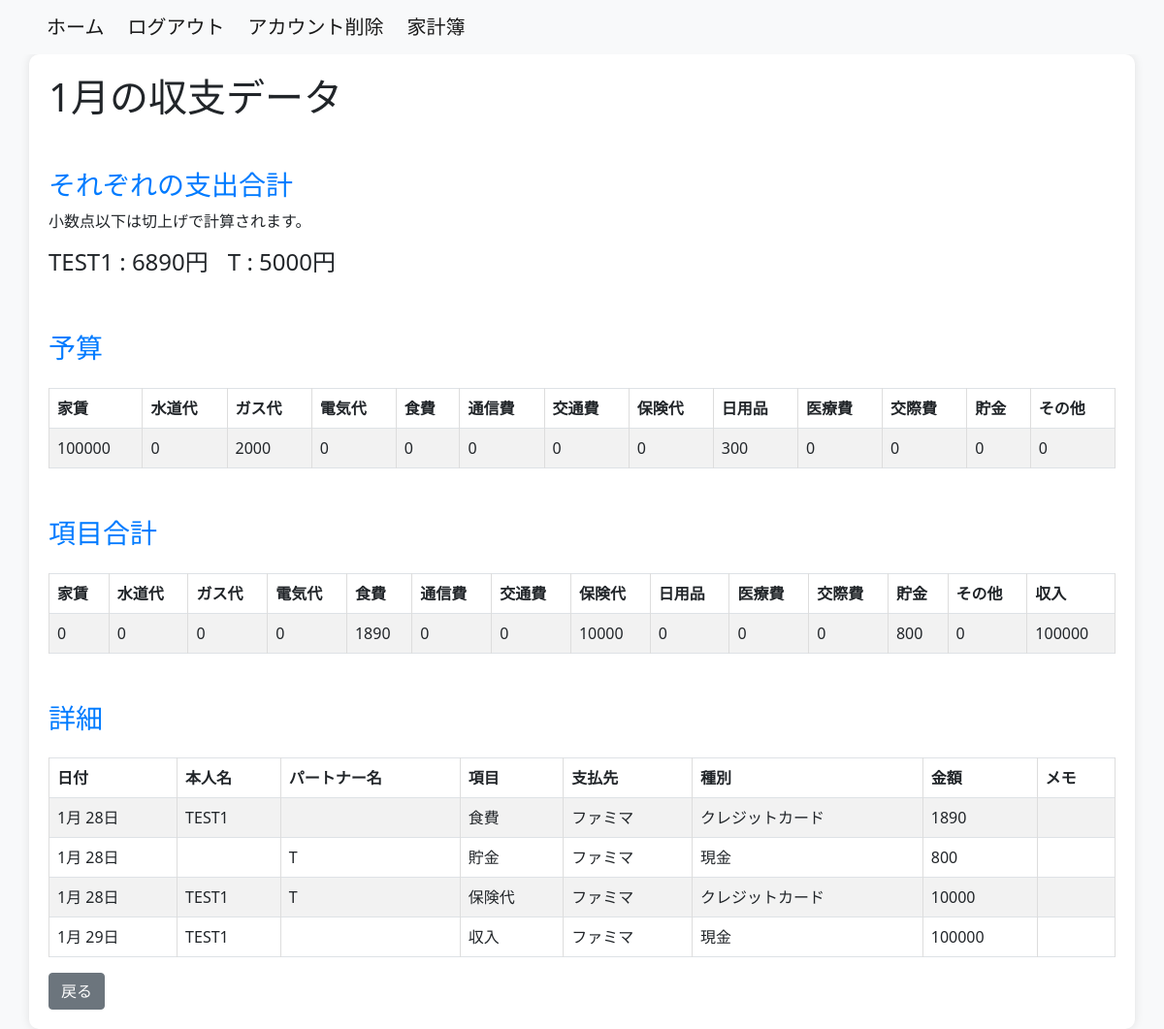
/household_budget/monthly_data/2024-1/ (signed in), run on an earlier commit of the app's database.
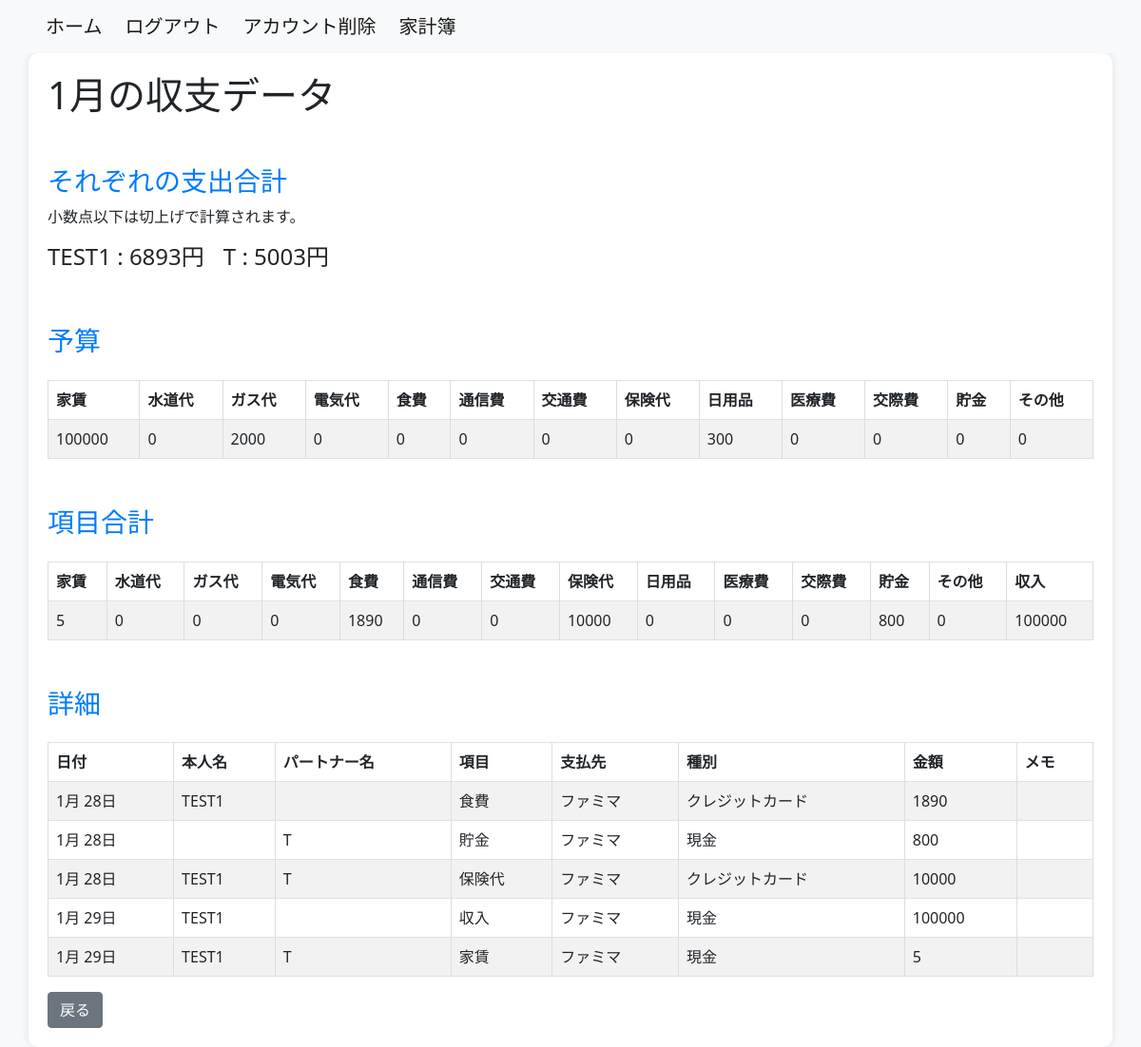
And on a later commit of the database.
### household_budget/models.py (models this page shows, shortened)
class Transaction(models.Model):
    user = models.ForeignKey(settings.AUTH_USER_MODEL, on_delete=models.CASCADE)
    event_date = models.DateField()
    name_1 = models.CharField(max_length=20, default='', null=True)
    name_2 = models.CharField(max_length=20, default='', null=True)
    category = models.ForeignKey(Category, on_delete=models.CASCADE)
    payment_type = models.ForeignKey(PaymentType, on_delete=models.CASCADE)
    vendor_name = models.ForeignKey(Vendor, on_delete=models.CASCADE, related_name='vendor_transactions')
    amount = models.IntegerField(default=0)
    memo = models.TextField(null=True)
    class Meta:
        db_table = 'transaction'
        ordering = ['event_date']

class Budget(models.Model):
    user = models.ForeignKey(settings.AUTH_USER_MODEL, on_delete=models.CASCADE)
    event_date = models.DateField(default=datetime.date.today)
    rent_budget = models.IntegerField(default=0)
    water_supply_budget = models.IntegerField(default=0)
    gas_budget = models.IntegerField(default=0)
    electricity_budget = models.IntegerField(default=0)
    food_expenses_budget = models.IntegerField(default=0)
    communication_expenses_budget = models.IntegerField(default=0)
    transportation_expenses_budget = models.IntegerField(default=0)
    insurance_fee_budget = models.IntegerField(default=0)
    daily_necessities_budget = models.IntegerField(default=0)
    medical_bills_budget = models.IntegerField(default=0)
    entertainment_expenses_budget = models.IntegerField(default=0)
    saving_budget = models.IntegerField(default=0)
    add_item_budget = models.IntegerField(default=0)
    class Meta:
        db_table = 'Budget'

class Category(models.Model):
    category_name = models.CharField(max_length=50)
    class Meta:
        db_table = 'category'

class Vendor(models.Model):
    user = models.ForeignKey(settings.AUTH_USER_MODEL, on_delete=models.CASCADE)
    vendor_name = models.CharField(max_length=50)
    class Meta:
        db_table = 'vendor'

class PaymentType(models.Model):
    payment_type = models.CharField(max_length=20)
    class Meta:
        db_table = 'pament_type'

### household_budget/views.py (the view)
# urls.py: path('monthly_data/<int:year>-<int:month>/', M_DataView.as_view(), name='monthly_data'),
@method_decorator(login_required(login_url='/login/'), name='dispatch')
class M_DataView(TemplateView):
    template_name = 'm_data.html'
    def get_context_data(self, **kwargs):
        context = super().get_context_data(**kwargs)
        year = self.kwargs.get('year')
        month = self.kwargs.get('month')
        first_day_of_month = timezone.datetime(int(year), int(month), 1)
        last_day_of_month = first_day_of_month.replace(day=1, month=first_day_of_month.month + 1) - timezone.timedelta(days=1)
        monthly_summary = Transaction.objects.filter(event_date__year=year, event_date__month=month) \
            .values('category__category_name') \
            .annotate(total_amount=Coalesce(Sum('amount'), Value(0)))
        categories = ['家賃', '水道代', 'ガス代', '電気代', '食費', '通信費', '交通費', '保険代', '日用品', '医療費', '交際費', '貯金', 'その他']
        monthly_summary = Transaction.objects.filter(event_date__year=year, event_date__month=month) \
            .values('category__category_name') \
            .annotate(total_amount=Sum('amount'))
        transaction_data = Transaction.objects.all()
        name1_only_monthly_amount = Transaction.objects.filter(
            Q(name_1__isnull=False) & ~Q(name_1=''),
            ~Q(category_id=1) & ~Q(category_id=13),
            event_date__range=[first_day_of_month, last_day_of_month]
        ).aggregate(name1_has_data_total_amount=Sum('amount'))['name1_has_data_total_amount'] or 0
        name2_only_monthly_amount = Transaction.objects.filter(
            Q(name_2__isnull=False) & ~Q(name_2=''),
            ~Q(category_id=1) & ~Q(category_id=13),
            event_date__range=[first_day_of_month, last_day_of_month]
        ).aggregate(name1_has_data_total_amount=Sum('amount'))['name1_has_data_total_amount'] or 0
        name_monthly_amount = Transaction.objects.filter(
            Q(name_1__isnull=False) & Q(name_2__isnull=False) & ~Q(name_1='') & ~Q(name_2=''),
            ~Q(category_id=1) & ~Q(category_id=13),
            event_date__range=[first_day_of_month, last_day_of_month]
        ).aggregate(name_both_total_amount=Sum('amount'))['name_both_total_amount'] or 0
        name_both_half_monthly_amount = math.ceil(name_monthly_amount / 2)
        category_totals_dict = {category_name: {'total_amount': 0} for category_name in categories}
        for category in monthly_summary:
            category_name = category['category__category_name']
            category_totals_dict[category_name] = {
                'total_amount': category['total_amount'] if category['total_amount'] is not None else 0
            }
        monthly_details = Transaction.objects.filter(event_date__year=year, event_date__month=month)
        latest_budget = Budget.objects.filter(event_date__year=year, event_date__month=month).order_by('-event_date').first()
        name1_total_amount = name1_only_monthly_amount - name_monthly_amount + name_both_half_monthly_amount
        name2_total_amount = name2_only_monthly_amount - name_monthly_amount + name_both_half_monthly_amount
        context['year'] = year
        context['month'] = month
        context['category_totals'] = category_totals_dict
        context['monthly_details'] = monthly_details
        context['latest_budget'] = latest_budget
        context['name1_total_amount'] = name1_total_amount
        context['name2_total_amount'] = name2_total_amount
        context['name'] = transaction_data
        return context

### household_budget/templates/m_data.html (shortened to what this page needs)
{% extends 'base.html' %}
{% block content %}
{% load custom_filters %}
<div class="container">
    <h1>{{ month }}月の収支データ</h1>
      <h3>それぞれの支出合計</h3>
      <p>小数点以下は切上げで計算されます。</p>
      <div style="display: flex; gap: 20px;">
      <h4>{{ name.0.name_1 }} : {{ name1_total_amount }}円</h2>
      <h4>{{ name.1.name_2 }} : {{ name2_total_amount }}円</h2>
      </div>
    <h3>予算</h3>
    <table class="table table-striped table-bordered mt-4">
        <thead class="thead-dark">
            <tr>
                <th>家賃</th>
                <th>水道代</th>
                <th>ガス代</th>
                <th>電気代</th>
                <th>食費</th>
                <th>通信費</th>
                <th>交通費</th>
                <th>保険代</th>
                <th>日用品</th>
                <th>医療費</th>
                <th>交際費</th>
                <th>貯金</th>
                <th>その他</th>
            </tr>
        </thead>
        <tbody>
            <tr>
                <td>{{ latest_budget.rent_budget }}</td>
                <td>{{ latest_budget.water_supply_budget }}</td>
                <td>{{ latest_budget.gas_budget }}</td>
                <td>{{ latest_budget.electricity_budget }}</td>
                <td>{{ latest_budget.food_expenses_budget }}</td>
                <td>{{ latest_budget.communication_expenses_budget }}</td>
                <td>{{ latest_budget.transportation_expenses_budget }}</td>
                <td>{{ latest_budget.insurance_fee_budget }}</td>
                <td>{{ latest_budget.daily_necessities_budget }}</td>
                <td>{{ latest_budget.medical_bills_budget }}</td>
                <td>{{ latest_budget.entertainment_expenses_budget }}</td>
                <td>{{ latest_budget.saving_budget }}</td>
                <td>{{ latest_budget.add_item_budget }}</td>
            </tr>
        </tbody>
    </table>
<h3>項目合計</h3>
<table class="table table-striped table-bordered mt-4">
    <thead class="thead-dark">
        <tr>
            {% for category_name, category_data in category_totals.items %}
                <th>{{ category_name }}</th>
            {% endfor %}
        </tr>
    </thead>
    <tbody>
        <tr>
            {% for category_name, category_data in category_totals.items %}
                <td>{{ category_data.total_amount }}</td>
            {% endfor %}
        </tr>
    </tbody>
</table>
    <h3>詳細</h3>
    <table class="table table-striped table-bordered mt-4">
        <thead class="thead-dark">
            <tr>
                <th>日付</th>
                <th>本人名</th>
                <th>パートナー名</th>
                <th>項目</th>
                <th>支払先</th>
                <th>種別</th>
                <th>金額</th>
                <th>メモ</th>
            </tr>
        </thead>
        <tbody>
            {% for detail in monthly_details %}
                <tr>
                    <td>{{ detail.event_date|date:"n月 j日" }}</td>
                    <td>{{ detail.name_1 }}</td>
                    <td>{{ detail.name_2 }}</td>
                    <td>{{ detail.category.category_name }}</td>
                    <td>{{ detail.vendor_name.vendor_name }}</td>
                    <td>{{ detail.payment_type.payment_type }}</td>
                    <td>{{ detail.amount }}</td>
                    <td>{{ detail.memo }}</td>
                </tr>
            {% endfor %}
        </tbody>
    </table>
<a href="{% url 'accounts:user' %}" class="btn btn-secondary ml-2">戻る</a>
</div>
</html>
{% endblock %}

### templates/base.html (shortened to what this page needs)
<!DOCTYPE html>
<html lang="ja">
   <head>
      <link href="https://cdn.jsdelivr.net/npm/bootstrap@5.0.2/dist/css/bootstrap.min.css" rel="stylesheet">
   </head>
   <body>
      <nav class="navbar navbar-expand-lg navbar-light bg-light">
         <a class="navbar-brand ms-5" href="{% url 'accounts:home' %}">ホーム</a>
         {% if user.is_authenticated %}
         <a class="navbar-brand ms-2" href="{% url 'accounts:logout' %}">ログアウト</a>
         <a class="navbar-brand ms-2" href="{% url 'accounts:delete' %}">アカウント削除</a>
         {% else %}
         <a class="navbar-brand ms-2" href="{% url 'accounts:login' %}">ログイン</a>
         <a class="navbar-brand ms-2" href="{% url 'accounts:regist' %}">アカウント登録</a>
         {% endif %}
         <a class="navbar-brand ms-2" href="{% url 'accounts:user' %}">家計簿</a>
      </nav>
      {% block content %}{% endblock %}
   </body>
</html>

### household_budget/templates/m_data.html (style rules this page uses)
body { background-color: #f8f9fa; }
.container { background-color: #fff; border-radius: 10px; box-shadow: 0 0 10px rgba(0, 0, 0, 0.1); padding: 20px; }
h3 { margin-top: 50px; color: #007bff; }
table { width: 100%; border-collapse: collapse; margin-top: 10px; }
th, td { border: 2px solid #ddd; padding: 8px; text-align: left; }

What changed in the data, as far as the page shows it:
added Transaction: event_date "1月 29日", name_1 "TEST1", name_2 "T", category.category_name "家賃", vendor_name.vendor_name "ファミマ", payment_type.payment_type "現金", amount "5"
Also different on the page:
{{ name1_total_amount }}: "6890" → "6893"
{{ name2_total_amount }}: "5000" → "5003"
new list line: "5"
list line gone: "0"
